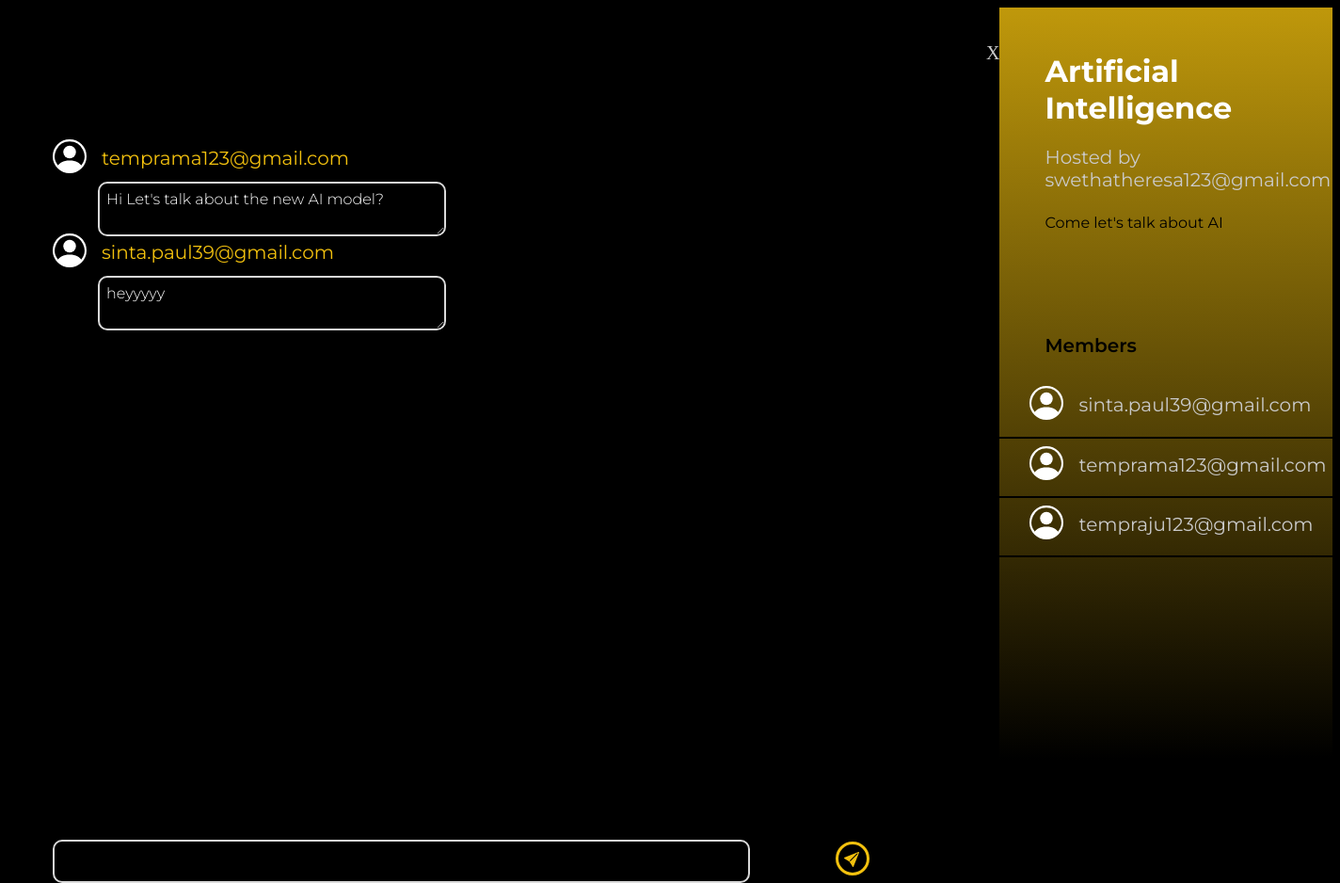
Page /room/3/ on the committed database.
### base/models.py (models this page shows, shortened)
class Message(models.Model):
    user = models.ForeignKey(User, on_delete=models.CASCADE)
    room = models.ForeignKey(Room, on_delete=models.CASCADE)
    body = models.TextField()
    updated = models.DateTimeField(auto_now=True)
    created = models.DateTimeField(auto_now_add=True)
    class Meta:
        ordering = ['-updated', '-created']

class User(AbstractUser):
    name = models.CharField(max_length=50, null=True)
    email = models.CharField(max_length=50,unique=True, null=True)
    college= models.CharField(max_length=50, null=True)
    city= models.CharField(max_length=50, null=True)
    fields_of_interests=models.ManyToManyField(
        Topic, related_name='topics',blank=True)
    USERNAME_FIELD = 'email'
    REQUIRED_FIELDS = []

class Room(models.Model):
    host = models.ForeignKey(User, on_delete=models.SET_NULL, null=True)
    topic = models.ForeignKey(Topic, on_delete=models.SET_NULL, null=True)
    name = models.CharField(max_length=100)
    description = models.CharField(max_length=200,null=True, blank=True)
    participants = models.ManyToManyField(
        User, related_name='participants', blank=True)

### base/views.py (the view, shortened to what this page needs)
# urls.py: path('room/<str:pk>/', views.room_details, name="room_details"),
def room_details(request, pk):
    room = Room.objects.get(id=pk)
    room_messages = room.message_set.all()[0:50]
    participants = room.participants.all()
    context = {'room': room, 'room_messages': room_messages,
               'participants': participants,}
    return render(request, 'room-details.html', context)

### templates/room-details.html (shortened to what this page needs)
<!DOCTYPE html>
{% load static %}
<html lang="en">
<head>
    <link rel="stylesheet" href="{% static 'style4.css' %}">
</head>
<body class="bo" style="background-color:black;">
    <div class="one">
        <br>
        <br>
        <a style="text-decoration: none;" href="{% url 'room' %}"class="xy">X</a>
        {% for message in room_messages %}
        {% if request.user != message.user %}
        <div style="height: 80px;">jkh</div>
        <div class="other">
            <div class="row">
            <div>
            </div>
            <div>
            <h1 class="d" style="color: #F3C10E;">{{message.user}}</h1>
            </div>
            </div>
            <div>
                <label for="html" class="label1">{{message.body}}</label>
            </div>
        </div>
        {% else %}
        <div style="height:2px"></div>
        <div class="me" style="margin-left: 45rem;">
            <label for="html" class="label2">{{message.body}}</label>
        </div>
        {% endif %}
        {% endfor %}
        <div class="pos">
        <form method="POST" action="">
        <div style="background-color:transparent;width: 63rem;height: 4rem;margin-top: 10rem;">
          <div style="position: absolute;">
        <input name="body" class="textarea" style="background-color: black;height: 2rem;">
        <div class="s" style="margin-top: -2.75rem;margin-left: 55rem;">
            <center>
            </center>
        </div>
         </div>
        </div>
        </form>
        </div>
    </div>
    <div class="two">
        <h1 class="neural">{{room.name}}</h1>
        <h1 class="h">Hosted by {{room.host.username}}</h1>
        <br>
        <p class="desc3">{{room.description}}</p>
        <br>
        <h1 class="c">Members</h1>
        <br>
        {% for user in participants %}
        <div class="row">
            <div style="margin-left: 2rem;">
            </div>
            <div><h1 class="d">{{user.email}}</h1></div>
        </div>
        <hr style="background-color: black;border-color: transparent;height: 0px;">
        {% endfor %}
    </div>
</body>
</html>

### static/style4.css (style rules this page uses)
.one { width: 250%; height: 50rem; background-color: black; }
.two { background: linear-gradient(179.56deg, #F3C10E -26.72%, #000000 99.62%); width: 100%; height: 50rem; }
.bo { display: flex; flex-direction: row; height: 100%; }
.neural { margin-top: 3rem; margin-left: 3rem; width: 298px; height: 78px; font-family: 'Montserrat'; font-style: normal; font-weight: 700; font-size: 32px; line-height: 39px; color: #FFFFFF; }
.h { width: 209px; height: 24px; margin-left: 3rem; font-family: 'Montserrat'; font-style: normal; font-weight: 400; font-size: 20px; line-height: 24px; color: #CACACA; }
.c { width: 98px; height: 24px; margin-left: 3rem; margin-top: 2rem; font-family: 'Montserrat'; font-style: normal; font-weight: 600; font-size: 20px; line-height: 24px; color: #000000; }
.row { display: flex; flex-direction: row; }
.d { width: 209px; height: 24px; margin-left: 1rem; font-family: 'Montserrat'; font-style: normal; font-weight: 400; font-size: 20px; line-height: 24px; color: #CACACA; margin-top: 0.5rem; }
.xy { font-weight: 400; font-size: 20px; line-height: 24px; margin-left: 65rem; color: #CACACA; }
.other { width: 94px; height: 20px; font-family: 'Montserrat'; font-style: normal; font-weight: 400; font-size: 16px; line-height: 20px; color: #F3C10E; margin-left: 3rem; }
.textarea { display: block; width: 80%; overflow: hidden; resize: both; min-height: 40px; line-height: 20px; border: 2px solid #D9D9D9; border-radius: 10px; font-family: 'Montserrat'; font-style: normal; font-weight: 300; font-size: 16px; line-height: 20px; margin-left: 3rem; color: #FFFFFF; margin-top: 38rem; background-color: transparent; }
.s { background-color:transparent; width: 30px; height: 30px; border: 3px solid #F3C10E; border-radius: 30px; margin-left: 58rem; margin-top: -3.5rem; color: #FFFFFF; }
.label1 { display: block; width: 22rem; overflow: hidden; resize: both; min-height: 40px; line-height: 20px; margin-left: 3rem; border: 2px solid #D9D9D9; border-radius: 10px; font-family: 'Montserrat'; font-style: normal; font-weight: 300; font-size: 16px; line-height: 20px; color: #FFFFFF; padding: 7px; }
.pos { margin-top: -9rem; }
.desc3 { margin-left: 3rem; width: 299px; height: 62px; font-family: 'Montserrat'; font-style: normal; font-weight: 400; font-size: 16px; line-height: 20px; color: #000000; }

### rows in the picture
Message: user "temprama123@gmail.com", body "Hi Let's talk about the new AI model?"
Message: user "sinta.paul39@gmail.com", body "heyyyyy"
Room: name "Artificial Intelligence", host.username "swethatheresa123@gmail.com", description "Come let's talk about AI"
User: email "sinta.paul39@gmail.com"
User: email "temprama123@gmail.com"
User: email "tempraju123@gmail.com"
